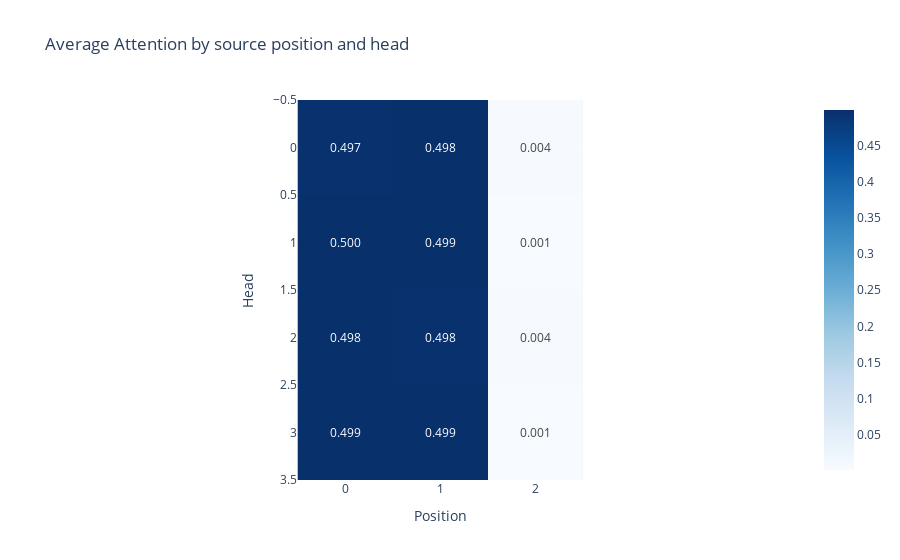

Notebook source saved alongside this figure:
### Code cell
imshow(attn_mat.mean(0), xaxis='Position', yaxis='Head', title='Average Attention by source position and head', text_auto=".3f")

### Figure 1 — Plotly figure (JSON) as saved in the notebook; plotly's stock layout.template omitted (floating-point values rounded to 4 significant figures)
{"data": [{"coloraxis": "coloraxis", "hovertemplate": "Position: %{x}<br>Head: %{y}<br>color: %{z}<extra></extra>", "name": "0", "texttemplate": "%{z:.3f}", "type": "heatmap", "xaxis": "x", "yaxis": "y", "z": [[0.4972, 0.4984, 0.004418], [0.4996, 0.4993, 0.001111], [0.498, 0.4975, 0.004427], [0.4994, 0.4995, 0.001177]]}], "layout": {"coloraxis": {"colorscale": [[0, "rgb(247,251,255)"], [0.125, "rgb(222,235,247)"], [0.25, "rgb(198,219,239)"], [0.375, "rgb(158,202,225)"], [0.5, "rgb(107,174,214)"], [0.625, "rgb(66,146,198)"], [0.75, "rgb(33,113,181)"], [0.875, "rgb(8,81,156)"], [1, "rgb(8,48,107)"]]}, "title": {"text": "Average Attention by source position and head"}, "xaxis": {"anchor": "y", "autorange": false, "constrain": "domain", "domain": [0, 1], "range": [-0.5, 2.5], "scaleanchor": "y", "title": {"text": "Position"}}, "yaxis": {"anchor": "x", "autorange": false, "constrain": "domain", "domain": [0, 1], "range": [3.5, -0.5], "title": {"text": "Head"}}}}
